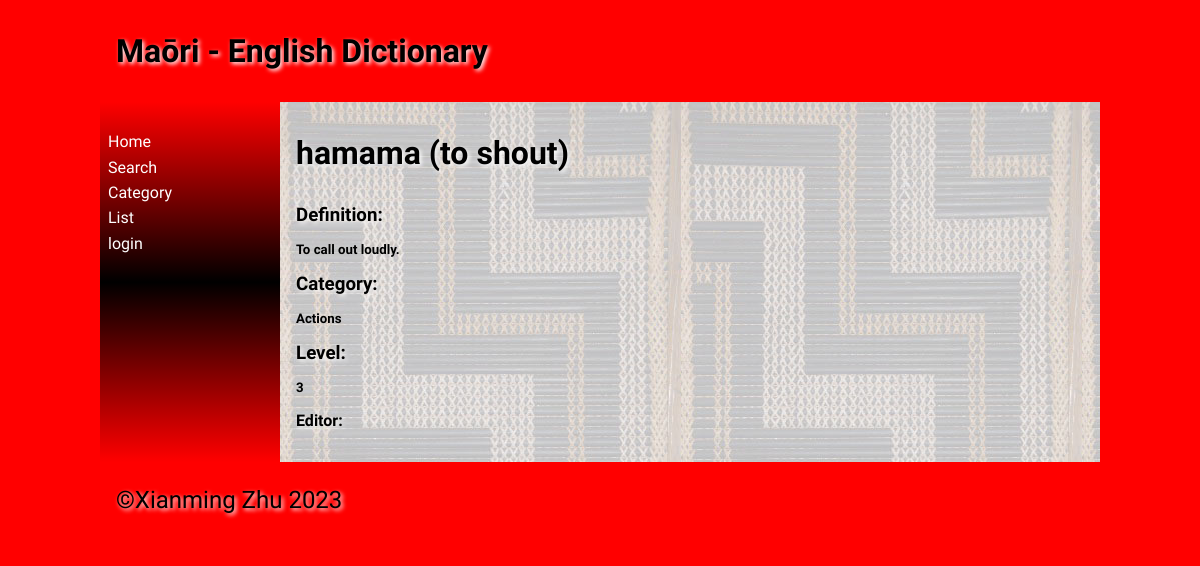
The app's page /word/1 with its own data.
### tables this page shows
CREATE TABLE "vocab_list"
(
    Maori      TEXT,
    English    TEXT,
    Category   TEXT,
    Definition TEXT,
    Level      integer,
    word_id    integer
        constraint vocab_list_pk
            primary key,
    editor_id  INTEGER,
    constraint vocab_list_category__cat_name_fk
        foreign key (Category, Category) references category ("", cat_name)
);

### app.py (the view)
@app.route('/word/<int:word_id>')
def word_detail(word_id):
    db = get_db()
    word = db.execute('SELECT * FROM vocab_list WHERE word_id = ?', (word_id,)).fetchone()
    return render_template('word_detail.html', word=word, logged_in=is_logged_in()
                           , teacher_in=teacher_logged_in())

### app.py (called while the page is built)
def get_db():
    db = getattr(g, '_database', None)
    if db is None:
        db = g._database = sqlite3.connect(DATABASE)
        db.row_factory = sqlite3.Row
    return db

def is_logged_in():
    if session.get("email") is None:
        print("not logged in")
        return False
    else:
        print("logged in")
        return True

def teacher_logged_in():
    if session.get("account_type") == "teacher":
        print("teacher in")
        return True
    else:
        print("student in")
        return False

### templates/word_detail.html (shortened to what this page needs)
{% extends 'base.html' %}
{% block heading %}Maōri - English Dictionary{% endblock %}
{% block main %}
  <head>
  </head>
  <body>
    <h1>{{ word[0] }} ({{ word[1] }})</h1>
    <h3>Definition:</h3><h5>{{ word[3] }}</h5>
    <h3>Category:</h3><h5> {{ word[2] }}</h5>
    <h3>Level:</h3><h5>{{ word[4] }}</h5>
    <h4>Editor:</h4>
  </body>
{% endblock %}

### static/css/style.css (style rules this page uses)
* { font-family: Comfortaa, sans-serif; margin: 0; padding: 0; box-sizing: border-box; }
body { background-color: #ff0000; }
h1, h2, h3, h4 { padding: 1rem 0; font-family: 'Suez One', serif; color: #000; text-shadow: 2px 2px 4px #fff; }

### records on screen
vocab_list: Maori "hamama", English "to shout", Definition "To call out loudly.", Category "Actions", Level "3"
